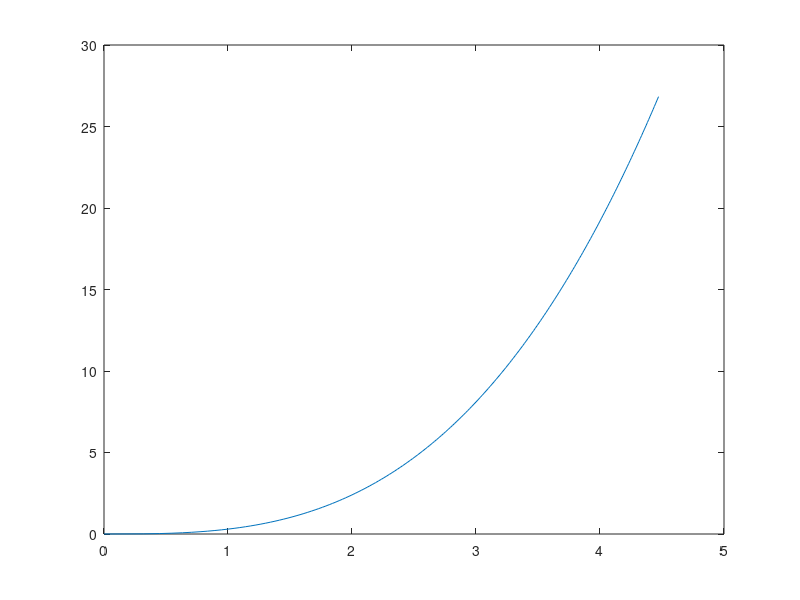

This figure's MATLAB source:
close all
clear all

% ALU


a = 4.05e-10;

k = 0.4 .* pi / a;

omega_L = 3.8E13 ;
omega_T = 2.0E13 ;

v_L = omega_L ./ k 
v_T = omega_T ./ k

uveff3  =  1 /(3 .* v_L.^3) + 2 ./ (3 .*  v_T.^3);
veff = (1 ./ uveff3).^(1/3)

omega_D = veff .* pi / a .* (6/pi).^(1/3)

hbar = 1E-34 ; % Js
kb = 1.38E-23 ; %J /K

theta = hbar .* omega_D ./ kb

% wikipedia 428 K


%--------
% KCl

T2 = (0:0.1:20);

cvt = T2 ./ 20 .* 6;

T = sqrt(T2);

cv = cvt .* T;

plot(T, cv)

alpha = cv(end) ./ T(end).^3  %mj, 

alpha = alpha / 1000; % J

R = 8.31 ; %  J / Mol K

Theta = ((12 * pi.^4)/ 5 * R / alpha).^(1/3)

a = 3.14E-10;

v = kb * Theta / hbar *  (a / pi)  /  (6/ pi).^(1/3)

